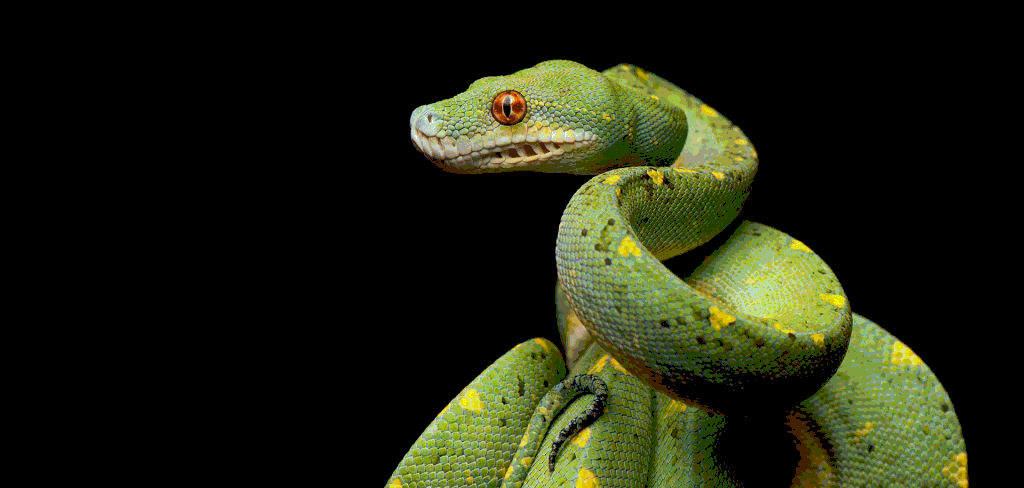
#> input picture test.bmp, 1024 x 488 px, found by its file name
$ jupyter execute opencv0107.ipynb
#> lines starting #> are read from the running program, lines starting #| are printed output that depends on the picture
[cell 1]
import matplotlib.pyplot as plt
import cv2


# 빈 컬러 영상 출력
imgBGR = cv2.imread('test.bmp')
#> imgBGR is the input picture: shape (488, 1024, 3); mean B, G, R 15.3, 33.7, 30.2
imgRGB = cv2.cvtColor(imgBGR, cv2.COLOR_BGR2RGB)


##그레이 스케일 영상 출력
imgGray = cv2.imread('test.bmp', cv2.IMREAD_GRAYSCALE)
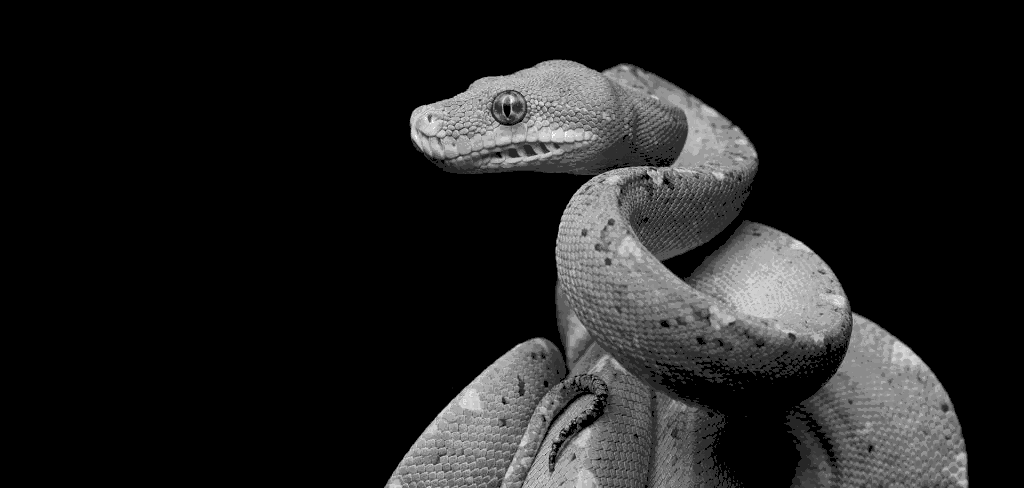
#> imgGray: shape (488, 1024); min 0, max 251, mean 30.6


##두개의 영상이나 사진 한창에 출력하는법
plt.subplot(121), plt.axis('off'), plt.imshow(imgRGB)
plt.subplot(122), plt.axis('off'), plt.imshow(imgGray, cmap = 'gray')
#plt.axis('off') #눈금 없애는 용도
plt.show()
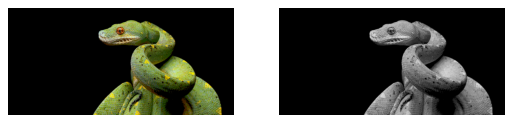
#> figure drawn by matplotlib, 2 panels
